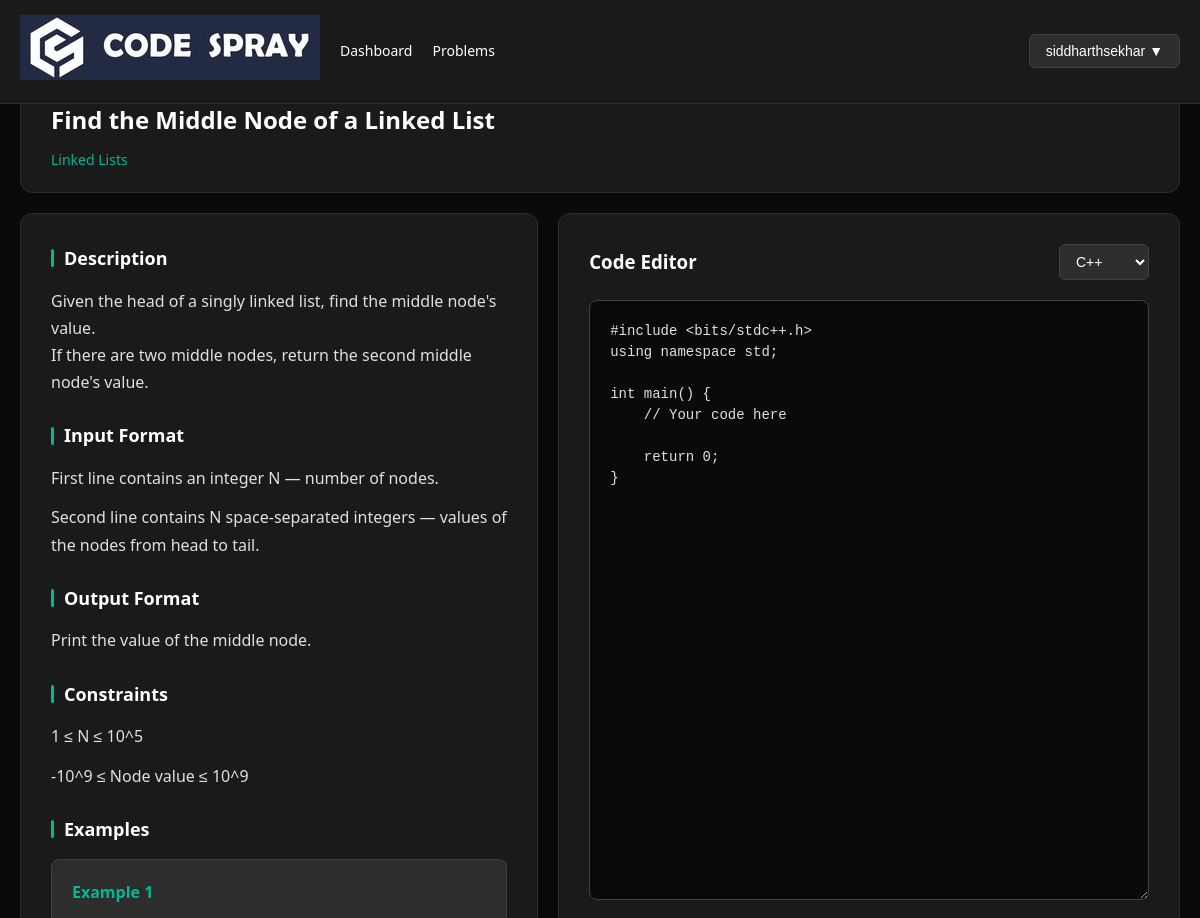
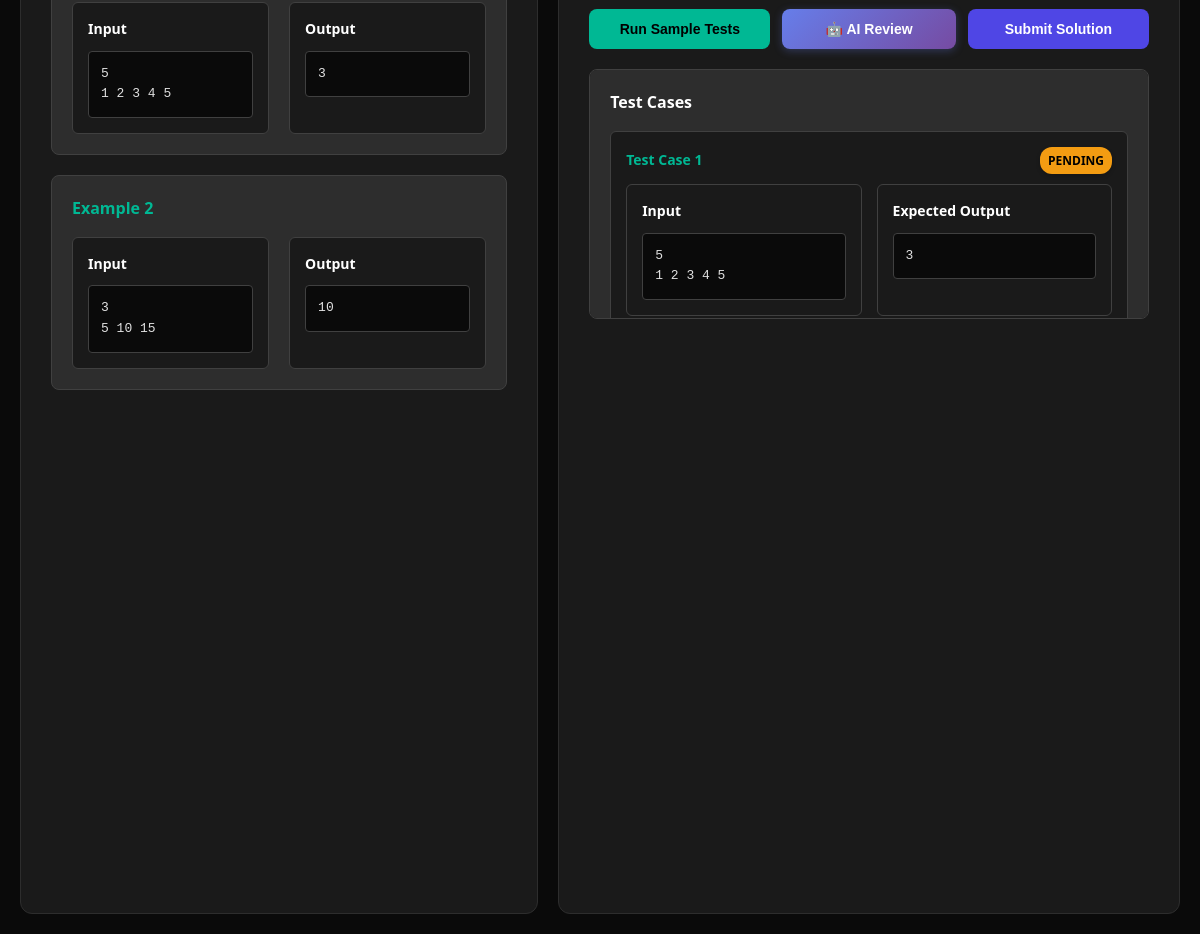
/problems/4/ (signed in), run on the app's committed database (2 pictures, top to bottom).
### problems/models.py (models this page shows, shortened)
class Problem(models.Model):
    title = models.CharField(max_length=200)
    description = models.TextField()
    topic = models.ForeignKey(Topic, on_delete=models.CASCADE)
    input_desc = models.TextField(blank=True)
    output_desc = models.TextField(blank=True)
    constraints = models.TextField(blank=True)

class Topic(models.Model):
    name = models.CharField(max_length=100)

class TestCase(models.Model):
    problem = models.ForeignKey(Problem, on_delete=models.CASCADE)
    input_data = models.TextField()
    output_data = models.TextField()

### problems/views.py (the view, shortened to what this page needs)
# urls.py: path('<int:problem_id>/', views.problem_detail, name='problem_detail'),
@login_required
@session_valid_required
@never_cache
def problem_detail(request, problem_id):
    problem = get_object_or_404(Problem, id=problem_id)
    output = ''
    error = ''
    status = ''
    test_results = []
    return render(request, 'problems/problem_detail.html', {
        'problem': problem,
        'output': output,
        'error': error,
        'status': status,
        'test_results': test_results,
    })

### users/views.py (called while the page is built)
def session_valid_required(view_func):
    @wraps(view_func)
    def _wrapped_view(request, *args, **kwargs):
        if not request.user.is_authenticated:
            return redirect('login_root')
        last_activity = request.session.get('last_activity', 0)
        if time.time() - last_activity > 3600:  # 1 hour
            logout(request)
            request.session.flush()
            return redirect('login_root')  # Use root-level login URL
        request.session['last_activity'] = time.time()
        return view_func(request, *args, **kwargs)
    return _wrapped_view

    def process_request(self, request):
        if request.user.is_authenticated:
            request.session['last_activity'] = time.time()
        return None

    def process_response(self, request, response):
        if request.user.is_authenticated:
            response['Cache-Control'] = 'no-store, no-cache, must-revalidate, max-age=0'
            response['Pragma'] = 'no-cache'
            response['Expires'] = '0'
        return response

### problems/templates/problems/problem_detail.html (shortened to what this page needs)
{% extends 'base.html' %}
{% load static %}
{% block content %}
<link rel="stylesheet" href="{% static 'problems/css/problem_detail.css' %}">
<div class="fixed-nav">
    <div class="nav-left">
        <div class="logo-section">
            <img src="{% static 'images/FULL-LOGO.jpg' %}" alt="Online Judge Logo" class="nav-logo">
        </div>
        <a href="{% url 'dashboard' %}" class="nav-link">Dashboard</a>
        <a href="{% url 'problem_list' %}" class="nav-link">Problems</a>
    </div>
    <div class="user-dropdown">
        <button class="user-dropdown-btn" onclick="toggleUserDropdown()">
            {{ user.username }} ▼
        </button>
    </div>
</div>
<div class="problem-container">
    <div class="problem-header">
        <h1 class="problem-title">{{ problem.title }}</h1>
        <div class="problem-topic">{{ problem.topic.name }}</div>
    </div>
    <div class="main-content">
        <div class="problem-description">
            <div class="section">
                <h2 class="section-title">Description</h2>
                <div class="section-content">
                    {{ problem.description|linebreaks }}
                </div>
            </div>
            {% if problem.input_desc %}
            <div class="section">
                <h2 class="section-title">Input Format</h2>
                <div class="section-content">
                    {{ problem.input_desc|linebreaks }}
                </div>
            </div>
            {% endif %}
            {% if problem.output_desc %}
            <div class="section">
                <h2 class="section-title">Output Format</h2>
                <div class="section-content">
                    {{ problem.output_desc|linebreaks }}
                </div>
            </div>
            {% endif %}
            {% if problem.constraints %}
            <div class="section">
                <h2 class="section-title">Constraints</h2>
                <div class="section-content">
                    {{ problem.constraints|linebreaks }}
                </div>
            </div>
            {% endif %}
            <div class="section">
                <h2 class="section-title">Examples</h2>
                <div class="examples">
                    {% for testcase in problem.testcase_set.all|slice:":2" %}
                    <div class="example">
                        <div class="example-title">Example {{ forloop.counter }}</div>
                        <div class="example-content">
                            <div class="input-output">
                                <div class="input-output-title">Input</div>
                                <div class="input-output-content">{{ testcase.input_data }}</div>
                            </div>
                            <div class="input-output">
                                <div class="input-output-title">Output</div>
                                <div class="input-output-content">{{ testcase.output_data }}</div>
                            </div>
                        </div>
                    </div>
                    {% endfor %}
                </div>
            </div>
        </div>
        <div class="code-editor-section">
            <div class="editor-header">
                <h3>Code Editor</h3>
                <select name="language" class="language-selector" id="languageSelector" onchange="changeLanguage()">
                    <option value="cpp">C++</option>
                </select>
            </div>
            <form method="post" id="codeForm" onsubmit="submitSolution(event)">
                <textarea name="code" class="code-editor" id="codeEditor" placeholder="// Write your code here..."></textarea>
                <div class="button-group">
                    <button type="button" class="btn btn-run" onclick="runCode()">Run Sample Tests</button>
                    <button type="button" class="btn btn-ai-review" onclick="requestAIReview()">🤖 AI Review</button>
                    <button type="submit" class="btn btn-submit">Submit Solution</button>
                </div>
            </form>
            <div class="test-cases-section">
                <h3 class="test-cases-title">Test Cases</h3>
                {% for testcase in problem.testcase_set.all %}
                <div class="test-case" data-testcase-id="{{ testcase.id }}">
                    <div class="test-case-header">
                        <div class="test-case-title">Test Case {{ forloop.counter }}</div>
                        <div class="test-case-status status-pending" id="status-{{ forloop.counter }}">Pending</div>
                    </div>
                    <div class="test-case-content">
                        <div class="input-output">
                            <div class="input-output-title">Input</div>
                            <div class="input-output-content">{{ testcase.input_data }}</div>
                        </div>
                        <div class="input-output">
                            <div class="input-output-title">Expected Output</div>
                            <div class="input-output-content">{{ testcase.output_data }}</div>
                        </div>
                    </div>
                </div>
                {% endfor %}
            </div>
        </div>
    </div>
</div>
{% endblock %}

### templates/base.html (style rules this page uses)
* { margin: 0; padding: 0; box-sizing: border-box; }
body { font-family: 'Segoe UI', Tahoma, Geneva, Verdana, sans-serif; line-height: 1.6; }

### data on the page
Problem: title "Find the Middle Node of a Linked List", topic.name "Linked Lists", description "Given the head of a singly linked list, find the middle node's value. If there are two middle nodes, return the second middle node's value.", input_desc "First line contains an integer N — number of nodes. Second line contains N space-separated integers — values of the nodes from head to tail.", output_desc "Print the value of the middle node.", constraints "1 ≤ N ≤ 10^5 -10^9 ≤ Node value ≤ 10^9"
TestCase: input_data "5 1 2 3 4 5", output_data "3"
TestCase: input_data "3 5 10 15", output_data "10"

### other printed values
{{ user.username }} "siddharthsekhar"
